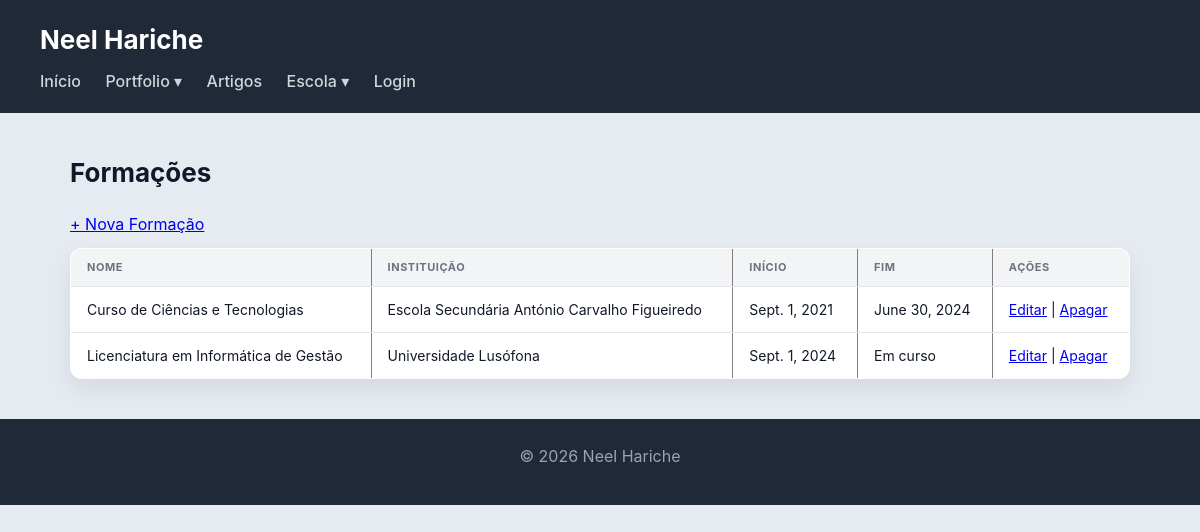
Screenshot of /formacoes/ with the database file from the repository.
### portfolio/models.py (models this page shows, shortened)
class Formacao(models.Model):
    nome = models.CharField(max_length=150)
    instituicao = models.CharField(max_length=150)
    data_inicio = models.DateField()
    data_fim = models.DateField(blank=True, null=True)
    descricao = models.TextField(blank=True)
    certificado = models.FileField(upload_to='formacoes/', blank=True, null=True)
    url = models.URLField(blank=True)
    tecnologias = models.ManyToManyField(Tecnologia, blank=True, related_name='formacoes')
    competencias = models.ManyToManyField(Competencia, blank=True, related_name='formacoes')

### portfolio/views.py (the view)
# urls.py: path('formacoes/', views.formacoes_view, name='formacoes'),
def formacoes_view(request):
    formacoes = Formacao.objects.all().order_by('data_inicio')
    return render(request, 'portfolio/formacoes_list.html', {'formacoes': formacoes})

### portfolio/templates/portfolio/formacoes_list.html (shortened to what this page needs)
{% extends 'portfolio/base.html' %}
{% block content %}
<h2>Formações</h2>
<p><a href="{% url 'formacao_criar' %}">+ Nova Formação</a></p>
<section>
    <table border="1">
        <thead>
            <tr>
                <th>Nome</th>
                <th>Instituição</th>
                <th>Início</th>
                <th>Fim</th>
                <th>Ações</th>
            </tr>
        </thead>
        <tbody>
        {% for f in formacoes %}
            <tr>
                <td>{{ f.nome }}</td>
                <td>{{ f.instituicao }}</td>
                <td>{{ f.data_inicio }}</td>
                <td>{{ f.data_fim|default:"Em curso" }}</td>
                <td>
                    <a href="{% url 'formacao_editar' f.pk %}">Editar</a> |
                    <a href="{% url 'formacao_apagar' f.pk %}">Apagar</a>
                </td>
            </tr>
        {% empty %}
            <tr><td colspan="5">Nenhuma formação adicionada ainda.</td></tr>
        {% endfor %}
        </tbody>
    </table>
</section>
{% endblock %}

### portfolio/static/portfolio/style.css (style rules this page uses)
* { box-sizing: border-box; margin: 0; padding: 0; }
body { font-family: "Inter", "Segoe UI", system-ui, -apple-system, sans-serif; background: #e6ebf2; color: #111827; line-height: 1.5; }
h2 { margin-bottom: 20px; font-size: 26px; }
table { width: 100%; border-collapse: collapse; background: white; border-radius: 12px; overflow: hidden; box-shadow: 0 10px 25px rgba(0,0,0,0.08); }
th { background: #f3f4f6; padding: 10px 16px; text-align: left; font-size: 11px; text-transform: uppercase; color: #6b7280; letter-spacing: 0.05em; }
td { padding: 12px 16px; border-top: 1px solid #e5e7eb; font-size: 14px; }
p { margin-bottom: 12px; }

### rows the page displays
Formacao: nome "Curso de Ciências e Tecnologias", instituicao "Escola Secundária António Carvalho Figueiredo", data_inicio "Sept. 1, 2021", data_fim "June 30, 2024"
Formacao: nome "Licenciatura em Informática de Gestão", instituicao "Universidade Lusófona", data_inicio "Sept. 1, 2024", data_fim "Em curso"
